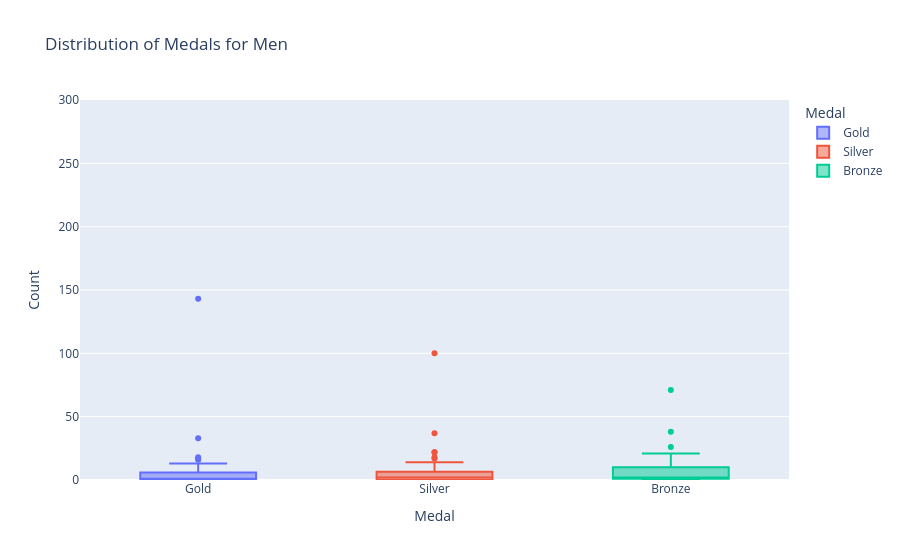
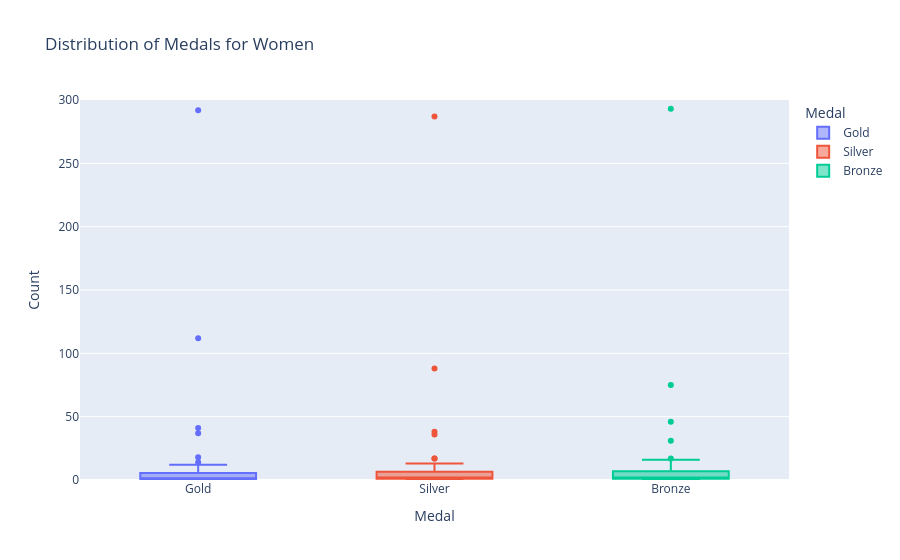

The notebook cell these images were saved under, in order:
### Code cell
# Melt the dataset to long format for easier boxplot plotting
df_long = df_eda_medals.melt(
    id_vars=['Nation','Gender'],         # columns to keep
    value_vars=['Gold','Silver','Bronze'],  # columns to transform into single column
    var_name='Medal',                    # name of new column for medal type
    value_name='Count'                   # name of new column for medal count
)

# Boxplot for Men
fig_men = px.box(
    df_long[df_long['Gender']=='men'],  # filter dataset for men
    x='Medal',                          # x-axis: medal type
    y='Count',                           # y-axis: medal counts
    title='Distribution of Medals for Men',
    color='Medal',                        # color by medal type
    range_y=[0, 300]                      # adjust y-axis range if needed
)
fig_men.show()

# Boxplot for Women
fig_women = px.box(
    df_long[df_long['Gender']=='women'], # filter dataset for women
    x='Medal',
    y='Count',
    title='Distribution of Medals for Women',
    color='Medal',
    range_y=[0, 300]                      # adjust y-axis range if needed
)
fig_women.show()

### Figure 1 — Plotly figure (JSON) as saved in the notebook; plotly's stock layout.template omitted (floating-point values rounded to 4 significant figures)
{"data": [{"alignmentgroup": "True", "hovertemplate": "Medal=%{x}<br>Count=%{y}<extra></extra>", "legendgroup": "Gold", "marker": {"color": "#636efa"}, "name": "Gold", "notched": false, "offsetgroup": "Gold", "orientation": "v", "showlegend": true, "type": "box", "x": ["Gold", "Gold", "Gold", "Gold", "Gold", "Gold", "Gold", "Gold", "Gold", "Gold", "Gold", "Gold", "Gold", "Gold", "Gold", "Gold", "Gold", "Gold", "Gold", "Gold", "Gold", "Gold", "Gold", "Gold", "Gold", "Gold", "Gold", "Gold", "Gold", "Gold", "Gold", "Gold", "Gold", "Gold", "Gold", "Gold", "Gold", "Gold", "Gold", "Gold", "Gold", "Gold", "Gold", "Gold", "Gold"], "x0": " ", "xaxis": "x", "y": [143, 33, 18, 17, 16, 13, 9, 9, 6, 6, 6, 6, 5, 4, 4, 3, 2, 2, 1, 1, 1, 1, 1, 1, 1, 1, 1, 1, 1, 1, 1, 1, 0, 0, 0, 0, 0, 0, 0, 0, 0, 0, 0, 0, 316], "y0": " ", "yaxis": "y"}, {"alignmentgroup": "True", "hovertemplate": "Medal=%{x}<br>Count=%{y}<extra></extra>", "legendgroup": "Silver", "marker": {"color": "#EF553B"}, "name": "Silver", "notched": false, "offsetgroup": "Silver", "orientation": "v", "showlegend": true, "type": "box", "x": ["Silver", "Silver", "Silver", "Silver", "Silver", "Silver", "Silver", "Silver", "Silver", "Silver", "Silver", "Silver", "Silver", "Silver", "Silver", "Silver", "Silver", "Silver", "Silver", "Silver", "Silver", "Silver", "Silver", "Silver", "Silver", "Silver", "Silver", "Silver", "Silver", "Silver", "Silver", "Silver", "Silver", "Silver", "Silver", "Silver", "Silver", "Silver", "Silver", "Silver", "Silver", "Silver", "Silver", "Silver", "Silver"], "x0": " ", "xaxis": "x", "y": [100, 37, 22, 22, 17, 18, 14, 11, 8, 8, 5, 1, 3, 5, 2, 0, 2, 1, 6, 4, 3, 3, 2, 2, 1, 0, 0, 0, 0, 0, 0, 0, 2, 1, 1, 1, 1, 1, 1, 1, 0, 0, 0, 0, 306], "y0": " ", "yaxis": "y"}, {"alignmentgroup": "True", "hovertemplate": "Medal=%{x}<br>Count=%{y}<extra></extra>", "legendgroup": "Bronze", "marker": {"color": "#00cc96"}, "name": "Bronze", "notched": false, "offsetgroup": "Bronze", "orientation": "v", "showlegend": true, "type": "box", "x": ["Bronze", "Bronze", "Bronze", "Bronze", "Bronze", "Bronze", "Bronze", "Bronze", "Bronze", "Bronze", "Bronze", "Bronze", "Bronze", "Bronze", "Bronze", "Bronze", "Bronze", "Bronze", "Bronze", "Bronze", "Bronze", "Bronze", "Bronze", "Bronze", "Bronze", "Bronze", "Bronze", "Bronze", "Bronze", "Bronze", "Bronze", "Bronze", "Bronze", "Bronze", "Bronze", "Bronze", "Bronze", "Bronze", "Bronze", "Bronze", "Bronze", "Bronze", "Bronze", "Bronze", "Bronze"], "x0": " ", "xaxis": "x", "y": [71, 38, 26, 21, 13, 15, 18, 10, 13, 12, 3, 7, 0, 8, 4, 1, 1, 2, 3, 10, 3, 1, 3, 1, 1, 2, 2, 1, 0, 0, 0, 0, 1, 3, 1, 1, 1, 0, 0, 0, 4, 2, 1, 1, 305], "y0": " ", "yaxis": "y"}], "layout": {"boxmode": "overlay", "legend": {"title": {"text": "Medal"}, "tracegroupgap": 0}, "title": {"text": "Distribution of Medals for Men"}, "xaxis": {"anchor": "y", "categoryarray": ["Gold", "Silver", "Bronze"], "categoryorder": "array", "domain": [0, 1], "title": {"text": "Medal"}}, "yaxis": {"anchor": "x", "domain": [0, 1], "range": [0, 300], "title": {"text": "Count"}}}}

### Figure 2 — Plotly figure (JSON) as saved in the notebook; plotly's stock layout.template omitted (floating-point values rounded to 4 significant figures)
{"data": [{"alignmentgroup": "True", "hovertemplate": "Medal=%{x}<br>Count=%{y}<extra></extra>", "legendgroup": "Gold", "marker": {"color": "#636efa"}, "name": "Gold", "notched": false, "offsetgroup": "Gold", "orientation": "v", "showlegend": true, "type": "box", "x": ["Gold", "Gold", "Gold", "Gold", "Gold", "Gold", "Gold", "Gold", "Gold", "Gold", "Gold", "Gold", "Gold", "Gold", "Gold", "Gold", "Gold", "Gold", "Gold", "Gold", "Gold", "Gold", "Gold", "Gold", "Gold", "Gold", "Gold", "Gold", "Gold", "Gold", "Gold", "Gold", "Gold", "Gold", "Gold", "Gold", "Gold", "Gold", "Gold", "Gold"], "x0": " ", "xaxis": "x", "y": [112, 41, 37, 18, 14, 12, 7, 6, 6, 5, 4, 3, 3, 3, 3, 3, 2, 2, 1, 1, 1, 1, 1, 1, 1, 1, 1, 1, 1, 0, 0, 0, 0, 0, 0, 0, 0, 0, 0, 292], "y0": " ", "yaxis": "y"}, {"alignmentgroup": "True", "hovertemplate": "Medal=%{x}<br>Count=%{y}<extra></extra>", "legendgroup": "Silver", "marker": {"color": "#EF553B"}, "name": "Silver", "notched": false, "offsetgroup": "Silver", "orientation": "v", "showlegend": true, "type": "box", "x": ["Silver", "Silver", "Silver", "Silver", "Silver", "Silver", "Silver", "Silver", "Silver", "Silver", "Silver", "Silver", "Silver", "Silver", "Silver", "Silver", "Silver", "Silver", "Silver", "Silver", "Silver", "Silver", "Silver", "Silver", "Silver", "Silver", "Silver", "Silver", "Silver", "Silver", "Silver", "Silver", "Silver", "Silver", "Silver", "Silver", "Silver", "Silver", "Silver", "Silver"], "x0": " ", "xaxis": "x", "y": [88, 36, 38, 17, 8, 17, 4, 13, 11, 2, 1, 7, 6, 3, 2, 0, 6, 4, 4, 4, 2, 2, 1, 1, 1, 1, 0, 0, 0, 2, 2, 2, 1, 1, 0, 0, 0, 0, 0, 287], "y0": " ", "yaxis": "y"}, {"alignmentgroup": "True", "hovertemplate": "Medal=%{x}<br>Count=%{y}<extra></extra>", "legendgroup": "Bronze", "marker": {"color": "#00cc96"}, "name": "Bronze", "notched": false, "offsetgroup": "Bronze", "orientation": "v", "showlegend": true, "type": "box", "x": ["Bronze", "Bronze", "Bronze", "Bronze", "Bronze", "Bronze", "Bronze", "Bronze", "Bronze", "Bronze", "Bronze", "Bronze", "Bronze", "Bronze", "Bronze", "Bronze", "Bronze", "Bronze", "Bronze", "Bronze", "Bronze", "Bronze", "Bronze", "Bronze", "Bronze", "Bronze", "Bronze", "Bronze", "Bronze", "Bronze", "Bronze", "Bronze", "Bronze", "Bronze", "Bronze", "Bronze", "Bronze", "Bronze", "Bronze", "Bronze"], "x0": " ", "xaxis": "x", "y": [75, 31, 46, 16, 6, 16, 11, 16, 17, 5, 0, 8, 4, 6, 3, 2, 6, 1, 5, 1, 2, 1, 2, 1, 0, 0, 1, 1, 0, 2, 1, 0, 1, 0, 2, 1, 1, 1, 1, 293], "y0": " ", "yaxis": "y"}], "layout": {"boxmode": "overlay", "legend": {"title": {"text": "Medal"}, "tracegroupgap": 0}, "title": {"text": "Distribution of Medals for Women"}, "xaxis": {"anchor": "y", "categoryarray": ["Gold", "Silver", "Bronze"], "categoryorder": "array", "domain": [0, 1], "title": {"text": "Medal"}}, "yaxis": {"anchor": "x", "domain": [0, 1], "range": [0, 300], "title": {"text": "Count"}}}}
